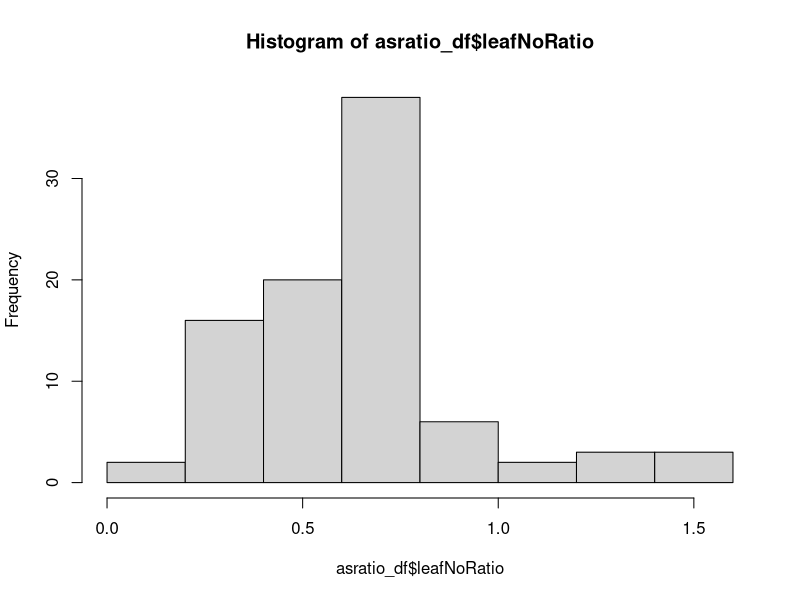
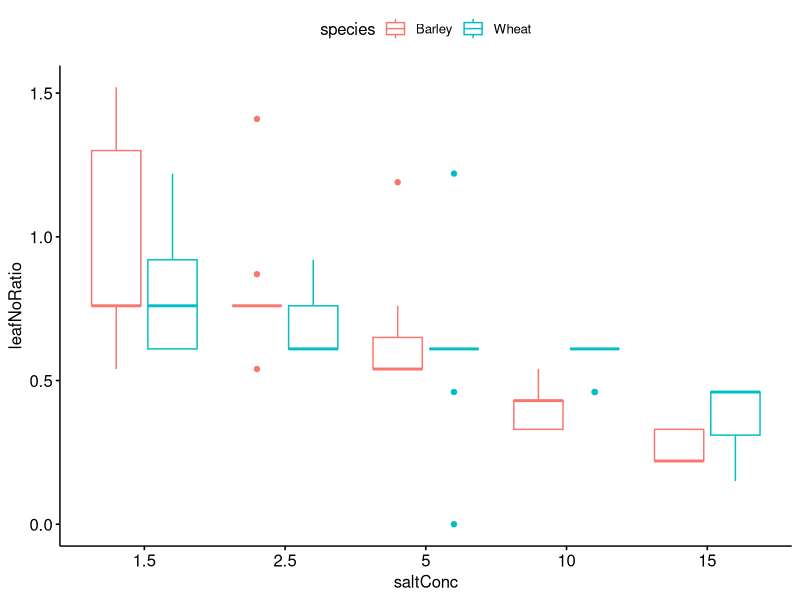
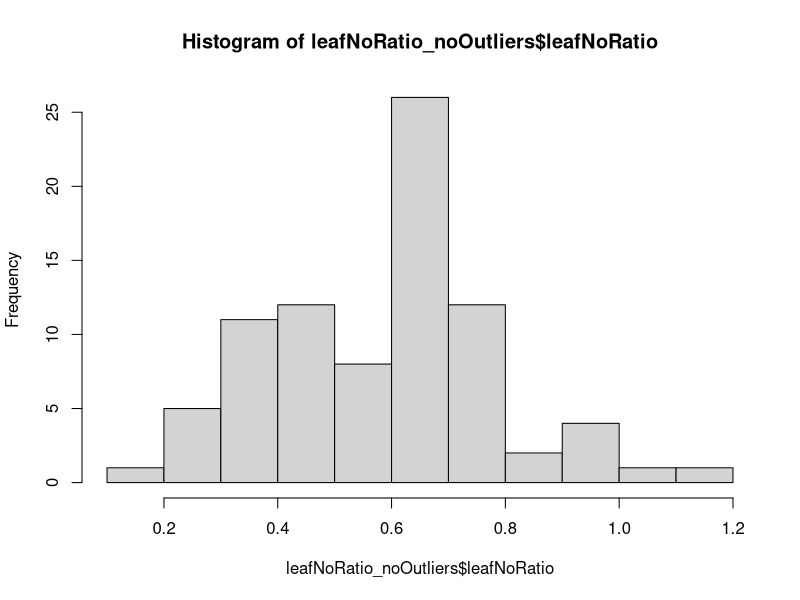
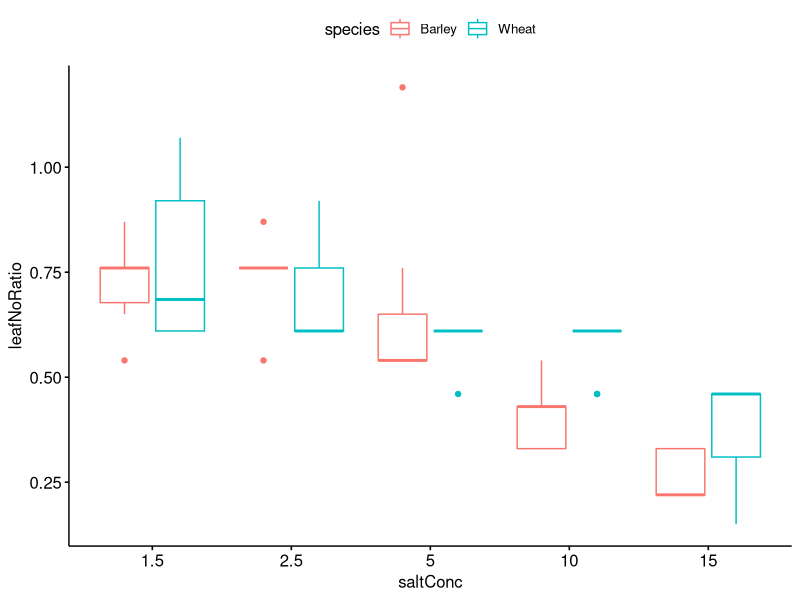
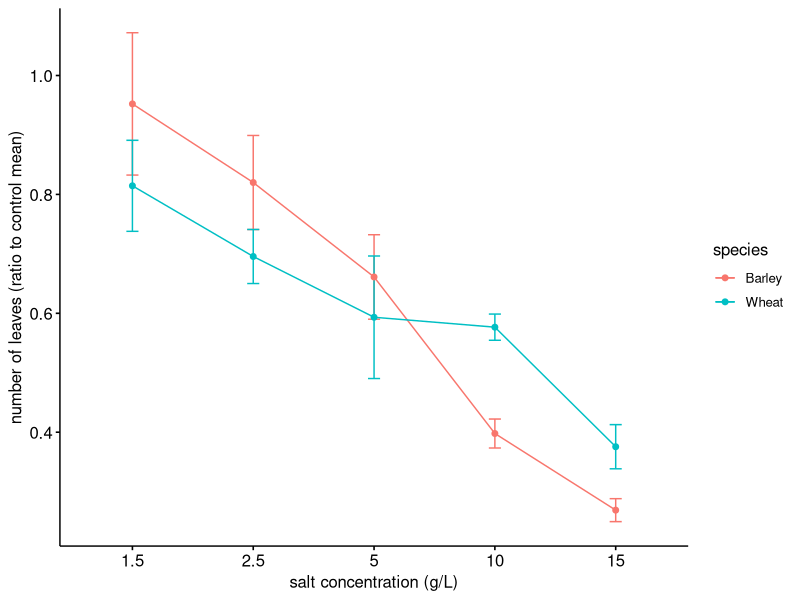
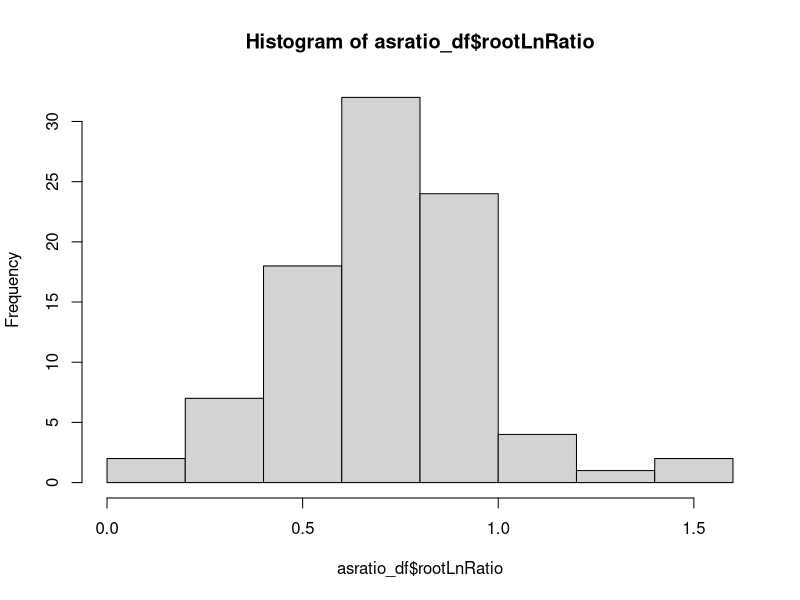
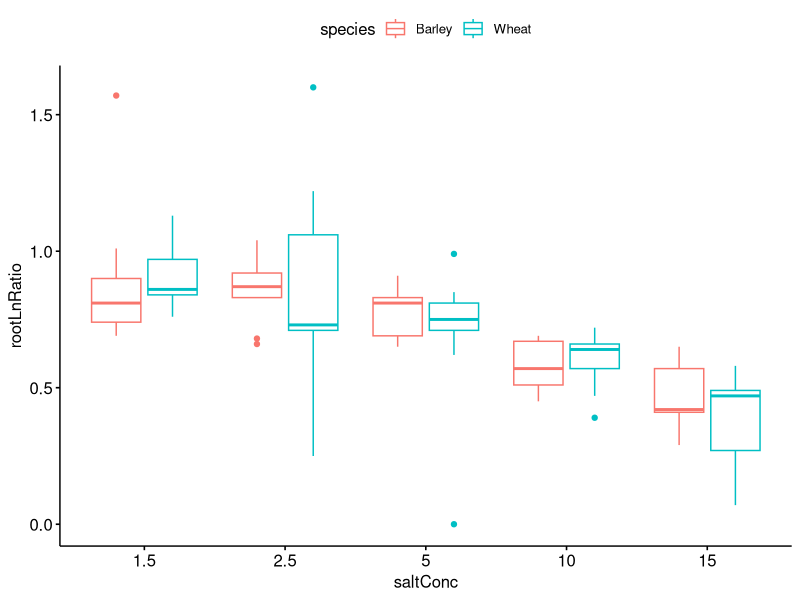
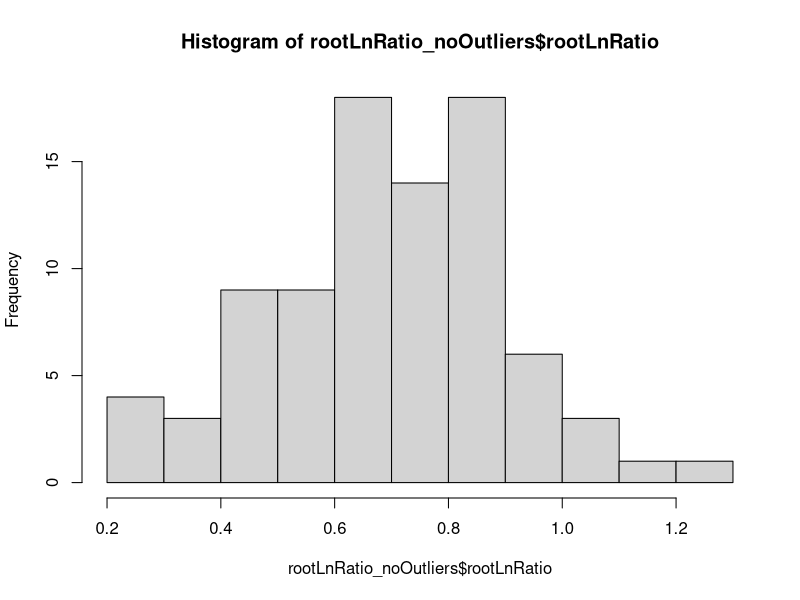

Write R code to recreate these figures, in order.
# ******************************************************************************

###                     Rex and Sof's Salinity Workshop                      ###

# ******************************************************************************

# ******************************************************************************

# Salinity Data Analysis ----------------

# ******************************************************************************

# first, we're going to clear the data from our global environment, so we have a 
# fresh start

rm(list = ls())


# Let's import our data

# the folder we are working in is called our "working directory". It is good 
# convention to keep everything you're working on in this folder. You can check 
# you're using the correct working directory by using 
getwd()
# if the working directory isn't the folder you want to use, you can use 
# setwd("xxxx enter filepath here xxx") # to set your working directory. 
# your data should be saved in your working directory folder. You can then easily
# access this data:

all_data <- na.omit(data.frame(read.csv("2022_data.csv")))  
# read.csv will import the data from our working directory
head(all_data) 
# note that we now have all_data in our global environment, which is ##### observations 
# of #### variables
# the name of our species column is a little weird, so lets sort that out:
names(all_data)[1] <- 'species'
# and we can check that everything looks right
str(all_data)
summary(all_data)

# To standardise our results, we have calculated each variable as 
# a ratio of the mean of the control. 
# We are going to analyse the response variables leaf_no_ratio, shoot_height_ratio, 
# root_length_ratio, fw_shoot_root_ratio, dw_shoot_root_ratio, shoot_moisture, and root_moisture.


# Before we get into it, let's make sure our data is formatted so that we can work 
# with it easily. This can be tedious, but saves time in the long run

# Let's assign all of the variables we're going to use to their own object. 

species <- all_data$species
saltConc <- as.character(all_data$salt_conc) 
# this would automatically be numerical, we want it to be character, because we're 
# using it as a categorical variable.
leafNoRatio <- all_data$leaf_no_ratio
shootHtRatio <- all_data$shoot_height_ratio
rootLnRatio <- all_data$root_length_ratio
fwShootRoot <- all_data$fw_shoot_root_ratio
dwShootRoot <- all_data$dw_shoot_root_ratio
shootMoist <- all_data$shoot_moisture
rootMoist <- all_data$root_moisture
totMoist <- all_data$total_moisture

# While we do this, we're going to exclude the controls for the "leaf number-", 
# "shoot height-" and "root length (ratio to control mean)" variables. We're going 
# to combine them into dataframes with the species and salt concentration
# because we want to make sure we have the same number of observations for each of these variables.

asratio_df1 <- cbind.data.frame(species, saltConc, leafNoRatio, shootHtRatio, rootLnRatio)
asratio_df <- asratio_df1[asratio_df1$saltConc>0,] 
# this will ensure that all salt concentrations in this dataframe are greater than 0
                             
# we can get the summary for any of these variables and see the datatypes, etc
summary(asratio_df)
str(asratio_df)

# and we'll just make a dataframe of the rest of the variables, because it makes 
# plotting easier down the track:
alldata_df <- cbind.data.frame(species, saltConc, fwShootRoot, dwShootRoot, 
                               shootMoist, rootMoist, totMoist)

# Next, we need to perform some assumption testing. This is like checking in the 
# pantry to see what ingredients you have. If you have eggs, flour, milk, and sugar, 
# you can make a cake. If you have eggs, milk, bacon and cheese
# you can make an omelette. We want to do a two-way ANOVA, but we need to check 
# that we have all of the ingredients, first. 
# The assumptions (ingredients) of an ANOVA are:
#     > normally distributed data
#     > homogeneity of variances
#     > data are independent (we know our data are independent because the plants 
# were grown in their own pots, and don't influence each other either way.)


# Leaf Number as a Ratio of Control Mean ----------------------------------

# first, we're going to analyse the plant's leaf number as a ratio to the mean control in 
# response to salinity level.

# Let's check our assumptions:

### Assumption 1: data are normally distributed
# The central limit theorem tells us that When we have a sample size large enough 
# (n > 30), the sampling distribution will be normal, regardless of the distribution 
# of the data. However, it's good practice to report your assumption testing in 
# your statistical methods section. 
# We are going to use the Shapiro-Wilk method to test normality. 
# the null hypothesis is that sample distribution is normal. If the test is significant, 
# the distribution is non-normal. 
# If our p-value is > 0.05, we can assume that our data is normally distributed.

# We just extract the column needed from our relevant dataset, and we can do this 
# within the shapiro.test function
shapiro.test(asratio_df$leafNoRatio)

# we can visually assess distribution using histograms 
hist(asratio_df$leafNoRatio)


# if we compare the results from our normality tests with our histograms, we can 
# see whether our data are normally distributed.

# Sometimes, to bring our data closer to normality, we can remove some outliers. 
# We need to explore this visually using boxplots, for both our species and our salt concentration. 

# we're going to use the package 'ggpubr' to make some plots to visualise our group differences

# install.packages("ggpubr")
library(ggpubr)
library(dplyr)

#plot leaf number as ratio to control mean by groups "salt concentration"
# colour box plot by second group "species"

ggboxplot(asratio_df, x = "saltConc", y = "leafNoRatio", color = "species")

# In this case, we can see that there are some outliers present. Generally, outliers
# are classed as numbers outside of 1.5 * the interquartile range. 
# we are going to remove these outliers. Make sure to give justification for this removal in your methods section.

# first, we work out what our first and third quartiles are for our data:
quartiles <- quantile(asratio_df$leafNoRatio, probs=c(.25, .75), na.rm = FALSE) 
# and determine the interquartile range (IQR)
IQR <- IQR(asratio_df$leafNoRatio)

# Then we find our lower and upper limits:
Lower <- quartiles[1] - 1.5*IQR
Upper <- quartiles[2] + 1.5*IQR 

# and reassign any data above the lower threshold and below the upper threshold to a new dataframe, 
# which we will use for the analysis.
leafNoRatio_noOutliers <- filter(asratio_df, leafNoRatio > Lower & leafNoRatio < Upper )

# After relevant outliers are removed, we can then re-test for normality using our Shapiro-Wilk tests.
shapiro.test(leafNoRatio_noOutliers$leafNoRatio)

# we still have a significant p-value, but let's check out our histogram:
hist(leafNoRatio_noOutliers$leafNoRatio)

ggboxplot(leafNoRatio_noOutliers, x = "saltConc", y = "leafNoRatio", color = "species")

# looks pretty good. Let's proceed.

### Assumption 2: variances are homogeneous

# the Levene's test for Homogeneity of Variance (in the 'car' package) will tell us if our variances are homogeneous - 
# that is, that all population variances are equal. A p - value < 0.05 will suggest that variances are significantly 
# different and that this assumption has been violated
# install.packages("car")
library(car) # access the car package

leveneTest(leafNoRatio ~ species*saltConc, data = asratio_df)

# we're going to check how many replicates we have for each of our factors
table(species, saltConc)

### two-way ANOVA

# now that we have the ingredients, let's bake our lovely ANOVA cake!
# the null hypotheses for a two-way ANOVA are:
#       > there is no difference in the means of factor A
#       > there is no difference in the means of factor B
#       > there is no interaction between factor A and B. 
# if the p-value for our ANOVA is >0.05, we reject the null, and find that there 
# is a significant difference or interaction.

leafno.aov <- aov(leafNoRatio ~ species * saltConc, data = asratio_df)
summary(leafno.aov)

 # we can generate some summary statistics for our response data, depending on our two factors:
require("dplyr")
group_by(asratio_df, species, saltConc) %>%
  summarise(count = n(),mean = mean(leafNoRatio, na.rm = TRUE),
            sd = sd(leafNoRatio, na.rm = TRUE))

# the ANOVA tells us that there are differences group means, but we don't know 
# which pairs of groups are different. We can use a Tukey multiple pairwise comparisons 
# test to see where these differences lie. Since we only have two species, 
# only need to do this for our salt concentrations:

TukeyHSD(leafno.aov, which = "saltConc")
# when interpreting the output, diff: difference between means of the two groups, 
# lwr & upr: the lower and the upper end point of the confidence interval at 95%, 
# p adj: p-value after adjustment for the multiple comparisons.


### let's graph it!

# To visualise our data (and for our report), we need to generate a means plot.
# we are going to plot our response variable by groups "saltConc", and use the colours to show the species.
# we add error bars using mean_se
# we can explore the options for our plot using the help for ggline, 
# have a play and see what you think shows your results the best!
?ggline


ggline(asratio_df, x = "saltConc", y = "leafNoRatio", color = "species",
       add = c("mean_se"),
       xlab = "salt concentration (g/L)",
       ylab = "number of leaves (ratio to control mean)",
       legend = "right")

# once we're happy with our plot, we click "export" and save it in our working folder.


# Root length as a Ratio of Control Mean ----------------------------------

# Let's check our assumptions:

### Assumption 1: data are normally distributed
# let's do a shapiro-wilk test of normality on our rootLnRatio variable
shapiro.test(asratio_df$rootLnRatio)

# If the Sig. value of the Shapiro-Wilk Test is greater than 0.05, the data is normal. 
# If it is below 0.05, the data significantly deviate from a normal distribution.

# we can visually assess distribution using histograms 
hist(asratio_df$rootLnRatio)

# if we compare the results from our normality tests with our histograms, we can 
# see whether our data are normally distributed.

# Sometimes, to bring our data closer to normality, we can remove some outliers. 
# We need to explore this visually using boxplots, for both our species and our salt concentration. 

# plot root length as a ratio to control mean by groups "salt concentration"
# colour box plot by second group "species"

ggboxplot(asratio_df, x = "saltConc", y = "rootLnRatio", color = "species")

# We can then make note of where outliers occur, and remove them from our data set if we 
# have a valid reason to do so.

# In this case, we can see that there are some outliers present. Generally, outliers
# are classed as numbers outside of 1.5 * the interquartile range. 
# we are going to remove these outliers. Make sure to give justification for this removal in your methods section.

# first, we work out what our first and third quartiles are for our data:
quartiles <- quantile(asratio_df$rootLnRatio, probs=c(.25, .75), na.rm = FALSE) 
# and determine the interquartile range (IQR)
IQR <- IQR(asratio_df$rootLnRatio)

# Then we find our lower and upper limits:
Lower <- quartiles[1] - 1.5*IQR
Upper <- quartiles[2] + 1.5*IQR 

# and reassign any data above the lower threshold and below the upper threshold to a new dataframe, 
# which we will use for the analysis.
rootLnRatio_noOutliers <- filter(asratio_df, rootLnRatio > Lower & rootLnRatio < Upper )

# After relevant outliers are removed, we can then re-test for normality using our Shapiro-Wilk tests.
shapiro.test(rootLnRatio_noOutliers$rootLnRatio)

# And double check using a histogram:
# we can visually assess distribution using histograms 
hist(rootLnRatio_noOutliers$rootLnRatio)

# and have another look at our new boxplots:
ggboxplot(rootLnRatio_noOutliers, x = "saltConc", y = "rootLnRatio", color = "species")

### Assumption 2: variances are homogeneous

# Let's do our levene's test

leveneTest(rootLnRatio ~ species*saltConc, data =rootLnRatio_noOutliers)

# and we're good to go!

### two-way ANOVA

rootLn.aov <- aov(rootLnRatio ~ species * saltConc, data = rootLnRatio_noOutliers)
summary(rootLn.aov)


# we can generate some summary statistics for our response data, depending on our two factors:

group_by(rootLnRatio_noOutliers, species, saltConc) %>%
  summarise(count = n(),mean = mean(rootLnRatio, na.rm = TRUE),
            sd = sd(rootLnRatio, na.rm = TRUE))

# Tukey's HSD will tell is where the differences between groups are

TukeyHSD(rootLn.aov, which = "saltConc")


### let's graph it!

ggline(rootLnRatio_noOutliers, x = "saltConc", y = "rootLnRatio", color = "species",
       add = c("mean_se"),
       xlab = "salt concentration (g/L)",
       ylab = "root length (ratio to control mean)",
       legend = "right")

# don't forget to export your plot

# Shoot height as a Ratio of Control Mean ----------------------------------

# Let's check our assumptions:

### Assumption 1: data are normally distributed
# let's do a shapiro-wilk test of normality on our rootLnRatio variable
shapiro.test(asratio_df$shootHtRatio)

# If the Sig. value of the Shapiro-Wilk Test is greater than 0.05, the data is normal. 
# If it is below 0.05, the data significantly deviate from a normal distribution.

# we can visually assess distribution using histograms 
hist(asratio_df$shootHtRatio)

# hmm, there's quite a bit of skew there. Let's look a little closer using boxplots:

ggboxplot(asratio_df, x = "saltConc", y = "shootHtRatio", color = "species")

# and remove our outliers:

quartiles <- quantile(asratio_df$shootHtRatio, probs=c(.25, .75), na.rm = FALSE) 
IQR <- IQR(asratio_df$shootHtRatio)

Lower <- quartiles[1] - 1.5*IQR
Upper <- quartiles[2] + 1.5*IQR 

shootHtRatio_noOutliers <- filter(asratio_df, shootHtRatio > Lower & shootHtRatio < Upper )

# now we check again:
shapiro.test(shootHtRatio_noOutliers$shootHtRatio)
hist(shootHtRatio_noOutliers$shootHtRatio)
ggboxplot(shootHtRatio_noOutliers, x = "saltConc", y = "shootHtRatio", color = "species")

# we still have some skew, and our shapiro-wilk test tells us that our data is not normal.
# however, since ANOVA are robust to deviations from normality, we will proceed and check 
# our next assumption:

### Assumption 2: variances are homogeneous
# Let's do our levene's test
leveneTest(shootHtRatio ~ species*saltConc, data =shootHtRatio_noOutliers)

# and we're good to go!

### two-way ANOVA

shootHt.aov <- aov(shootHtRatio ~ species * saltConc, data = shootHtRatio_noOutliers)
summary(shootHt.aov)

# summary statistics:
group_by(shootHtRatio_noOutliers, species, saltConc) %>%
  summarise(count = n(),mean = mean(shootHtRatio, na.rm = TRUE),
            sd = sd(shootHtRatio, na.rm = TRUE))

# Tukey's HSD will tell is where the differences between groups are

TukeyHSD(shootHt.aov, which = "saltConc")


### let's graph it!

ggline(shootHtRatio_noOutliers, x = "saltConc", y = "shootHtRatio", color = "species",
       add = c("mean_se"),
       xlab = "salt concentration (g/L)",
       ylab = "shoot height (ratio to control mean)",
       legend = "right")

# don't forget to export your plot

### from here, you can either use your newfound knowledge to analyse the remaining five
### variables (this will put you in the running for an HD) or open and run the file 
### "workshop1_salinitycont.R" to work through our code.
### good luck!
